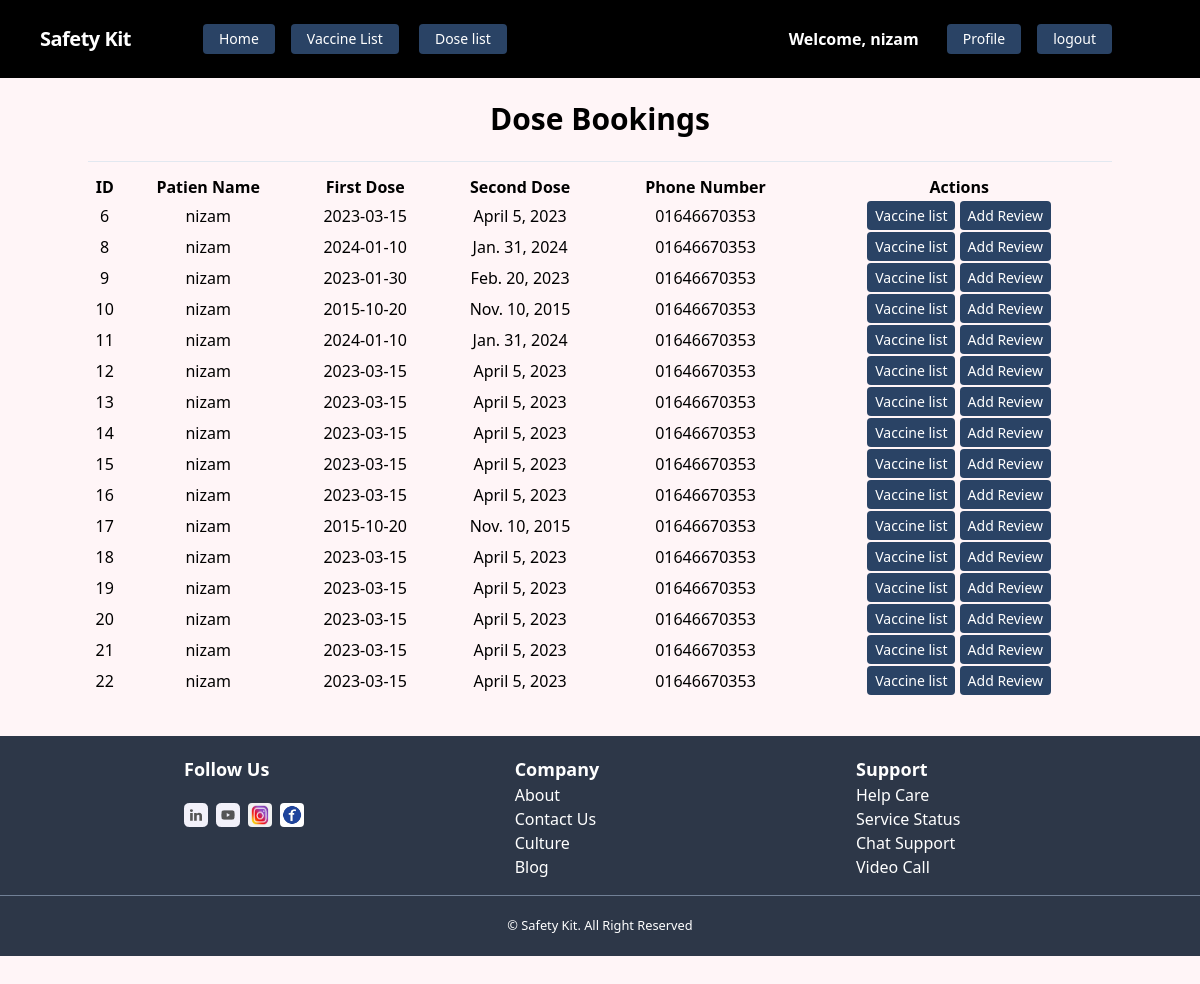
Page /vaccine_campaign/dosebooking_list/ (signed in) on the committed database.
### vaccine_campaign/models.py (models this page shows, shortened)
class DoseBooking(models.Model):
    patient = models.ForeignKey(User, on_delete=models.CASCADE)
    first_dose = models.ForeignKey(AvailableTime, on_delete=models.CASCADE)
    second_dose = models.DateField(null=True, blank=True)
    phone_number = models.CharField(max_length=15, blank=True)

class AvailableTime(models.Model):
    date = models.DateField()
    def __str__(self):
        return f"{self.date}"

### vaccine_campaign/views.py (the view)
# urls.py: path('dosebooking_list/', DoseBookingListView.as_view(), name='dosebooking_list'),
class DoseBookingListView(LoginRequiredMixin, ListView):
    model = DoseBooking
    template_name = 'dosebooking_list.html'
    context_object_name = 'bookings'
    def get_queryset(self):
        return DoseBooking.objects.filter(patient=self.request.user)

### vaccine_campaign/templates/dosebooking_list.html (shortened to what this page needs)
{% extends 'base.html' %}
 {% block content %}
  <h2 class='mt-24 text-center mb-5 font-bold text-3xl'>Dose Bookings</h2>
  <table class="table m-5 p-10 w-full m-auto">
    <thead>
      <tr class='mb-5'>
        <th scope="col">ID</th>
        <th scope="col">Patien Name</th>
        <th scope="col">First Dose</th>
        <th scope="col">Second Dose</th>
        <th scope="col">Phone Number</th>
        <th scope="col">Actions</th>
      </tr>
    </thead>
    <hr class='w-full my-3'>
    <tbody class='text-center'>
      {% for booking in bookings %}
      <tr class=''>
        <td>{{ booking.id }}</td>
        <td>{{ booking.patient }}</td>
        <td>{{ booking.first_dose }}</td>
        <td>{{ booking.second_dose }}</td>
        <td>{{ booking.phone_number }}</td>
        <td>
          <button class="bg-blue-900 text-white text-sm px-2 py-1 rounded hover:bg-blue-600 focus:outline-none focus:shadow-outline-red">
            <a
            href="{% url 'vaccine_list'%}"
            >Vaccine list
          </a>
          </button>
          <button class="bg-blue-900 text-white text-sm px-2 py-1 rounded hover:bg-blue-600 focus:outline-none focus:shadow-outline-red" onclick="redirectToCampaign()">
            Add Review
        </button>
        </td>
      </tr>
      {% endfor %}
    </tbody>
  </table>
{% endblock %}

### core/templates/navbar.html (shortened to what this page needs)
<nav class="fixed top-0 left-0 right-0 flex items-center justify-between flex-wrap bg-black w-full text-white p-6 px-10 z-50">
    <div class="flex items-center flex-shrink-0 text-white mr-6 ">
        <span class="font-semibold text-xl tracking-tight text-white"><a href="/">Safety Kit</a></span>
    </div>
    <div class="w-full block flex-grow lg:flex lg:items-center m-auto lg:w-auto px-10">
        <a href="{% url 'home' %}" class="mx-2 inline-block font-medium text-sm px-4 py-2 leading-none bg-blue-900 rounded text-white border-white hover:border-transparent hover:text-dark hover:bg-red-700 mt-4 lg:mt-0">Home</a>
        {% if request.user.is_authenticated %}
            <div class="text-md lg:flex-grow text-white">
                <a href="{% url 'vaccine_list' %}" class="mx-2 inline-block font-medium text-sm px-4 py-2 leading-none bg-blue-900 rounded text-white border-white hover:border-transparent hover:text-dark hover:bg-red-700 mt-4 lg:mt-0">Vaccine List</a>
                {% if request.user.account.role == "Doctor" %}
                <a href="{% url 'vaccine' %}" class="mx-2 inline-block font-medium text-sm px-4 py-2 leading-none bg-blue-900 rounded text-white border-white hover:border-transparent hover:text-dark hover:bg-red-700 mt-4 lg:mt-0">Add Vaccine</a>
                {% else %}
                <a href="{% url 'dosebooking_list' %}" class="mx-2 inline-block font-medium text-sm px-4 py-2 leading-none bg-blue-900 rounded text-white border-white hover:border-transparent hover:text-dark hover:bg-red-700 mt-4 lg:mt-0">Dose list</a>
                {% endif %}
            </div>
            <div class="flex w-auto">
                <div class="text-white my-auto font-black px-5">Welcome, {{ request.user.first_name }} </div>
                <a href="{% url 'profile' %}" class="mx-2 inline-block font-medium text-sm px-4 py-2 leading-none bg-blue-900 rounded text-white border-white hover:border-transparent hover:text-dark hover:bg-red-700 mt-4 lg:mt-0">Profile</a>
                <form method="post" action="{% url 'logout' %}">
                    <button type="submit" class="mx-2 inline-block font-medium text-sm px-4 py-2 leading-none bg-blue-900 rounded text-white border-white hover:border-transparent hover:text-dark hover:bg-red-700 mt-4 lg:mt-0" >logout</button>
                </form>
            </div>
        {% endif %}
    </div>
</nav>

### rows in the picture
DoseBooking: id "6", patient "nizam", first_dose "2023-03-15", second_dose "April 5, 2023", phone_number "01646670353"
DoseBooking: id "8", patient "nizam", first_dose "2024-01-10", second_dose "Jan. 31, 2024", phone_number "01646670353"
DoseBooking: id "9", patient "nizam", first_dose "2023-01-30", second_dose "Feb. 20, 2023", phone_number "01646670353"
DoseBooking: id "10", patient "nizam", first_dose "2015-10-20", second_dose "Nov. 10, 2015", phone_number "01646670353"
DoseBooking: id "11", patient "nizam", first_dose "2024-01-10", second_dose "Jan. 31, 2024", phone_number "01646670353"
DoseBooking: id "12", patient "nizam", first_dose "2023-03-15", second_dose "April 5, 2023", phone_number "01646670353"
DoseBooking: id "13", patient "nizam", first_dose "2023-03-15", second_dose "April 5, 2023", phone_number "01646670353"
DoseBooking: id "14", patient "nizam", first_dose "2023-03-15", second_dose "April 5, 2023", phone_number "01646670353"
DoseBooking: id "15", patient "nizam", first_dose "2023-03-15", second_dose "April 5, 2023", phone_number "01646670353"
DoseBooking: id "16", patient "nizam", first_dose "2023-03-15", second_dose "April 5, 2023", phone_number "01646670353"
DoseBooking: id "17", patient "nizam", first_dose "2015-10-20", second_dose "Nov. 10, 2015", phone_number "01646670353"
DoseBooking: id "18", patient "nizam", first_dose "2023-03-15", second_dose "April 5, 2023", phone_number "01646670353"
DoseBooking: id "19", patient "nizam", first_dose "2023-03-15", second_dose "April 5, 2023", phone_number "01646670353"
DoseBooking: id "20", patient "nizam", first_dose "2023-03-15", second_dose "April 5, 2023", phone_number "01646670353"
DoseBooking: id "21", patient "nizam", first_dose "2023-03-15", second_dose "April 5, 2023", phone_number "01646670353"
DoseBooking: id "22", patient "nizam", first_dose "2023-03-15", second_dose "April 5, 2023", phone_number "01646670353"

### other values in the picture
{{ request.user.first_name }} "nizam"
